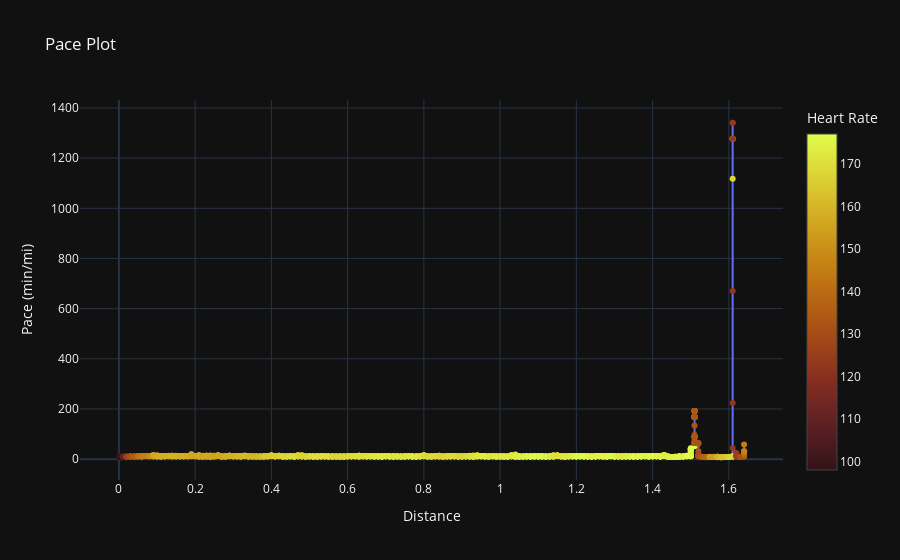

Notebook source saved alongside this figure:
### Code cell
index = stuff['Distance']
y_values = [pace.time/60 for pace in myPaces]
labels = [str(pace) for pace in myPaces]

# Create the plot
fig = go.Figure(data=go.Scatter(
    x=index,
    y=y_values,
    mode='markers+lines',
    text=[f"{str(pace)}, {hr[i]} BPM" for i, pace in enumerate(myPaces)],
    marker=dict(color=hr, colorscale='solar', colorbar=dict(title='Heart Rate'))
))

fig.update_layout(
    title='Pace Plot',
    xaxis_title='Distance',
    yaxis_title='Pace (min/mi)'
)
fig.show()

### Figure 1 — Plotly figure (JSON) as saved in the notebook; plotly's stock layout.template omitted (floating-point values rounded to 4 significant figures; data arrays with more than 128 entries replaced by an {"elided": "..."} marker saying what was removed)
{"data": [{"marker": {"color": {"elided": "1194 int values"}, "colorbar": {"title": {"text": "Heart Rate"}}, "colorscale": [[0.0, "rgb(51, 19, 23)"], [0.09091, "rgb(79, 28, 33)"], [0.1818, "rgb(108, 36, 36)"], [0.2727, "rgb(135, 47, 32)"], [0.3636, "rgb(157, 66, 25)"], [0.4545, "rgb(174, 88, 20)"], [0.5455, "rgb(188, 111, 19)"], [0.6364, "rgb(199, 137, 22)"], [0.7273, "rgb(209, 164, 32)"], [0.8182, "rgb(217, 192, 44)"], [0.9091, "rgb(222, 222, 59)"], [1.0, "rgb(224, 253, 74)"]]}, "mode": "markers+lines", "text": {"elided": "1194 str values"}, "x": {"elided": "1194 float values"}, "y": {"elided": "1194 float values"}, "type": "scatter"}], "layout": {"title": {"text": "Pace Plot"}, "xaxis": {"title": {"text": "Distance"}}, "yaxis": {"title": {"text": "Pace (min/mi)"}}}}
